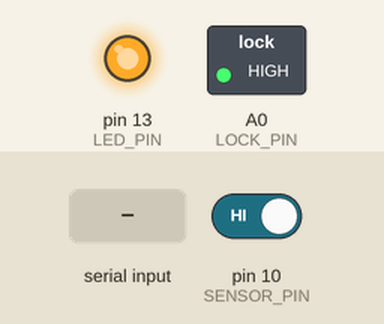
Simulated run of this sketch. Board: Arduino Uno, built with avr-gcc and run on an emulated ATmega328P. On the bench: switched loads named in the sketch (green lamp = pin HIGH), output pins drawn as LEDs (lit = HIGH). The inputs (shaded band) are chosen by the test bench; at power-on: pin 10 (SENSOR_PIN) HIGH. What the sketch prints to the serial monitor is not drawn.

Above: at 1.2 s.
1.3 s: "UNLOCK\n" received over Serial
At 2.4 s:
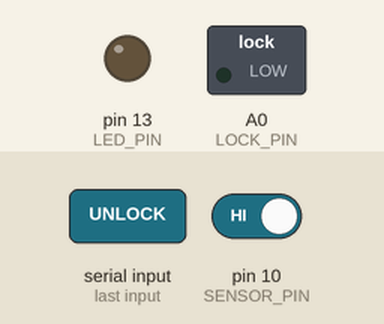
2.8 s: pin 10 (SENSOR_PIN) driven LOW
Timing chart, 0 to 7.8 s (numbered marks = the images above; inputs shaded):
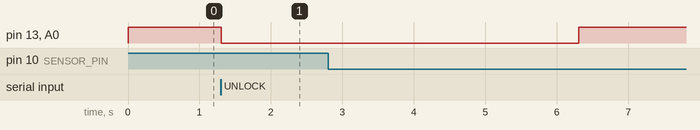

The sketch:

doorlock.ino
```cpp
// (licence header left out)
#define TIMEOUT       (5000)  /* ms */
#define DEBOUNCE_TIME (40)    /* ms */

#define LOCK_PIN    (A0)
#define SENSOR_PIN  (10)
#define LED_PIN     (13)

enum
{
	LED_ON = LOW,
	LED_OFF = HIGH,
};

enum
{
	DOOR_UNLOCKED = LOW,
	DOOR_LOCKED = HIGH,

} lock_state;

enum
{
	DOOR_OPEN = HIGH,
	DOOR_CLOSED = LOW,

};
uint8_t sensor_state;

unsigned long cur, unlock_time, event_time;
uint8_t debounce = 0;

void lock_door(void)
{
	digitalWrite(LED_PIN, LED_OFF);
	digitalWrite(LOCK_PIN, DOOR_LOCKED);
	lock_state = DOOR_LOCKED;
}

void unlock_door(void)
{
	digitalWrite(LED_PIN, LED_ON);
	digitalWrite(LOCK_PIN, DOOR_UNLOCKED);
	lock_state = DOOR_UNLOCKED;
	unlock_time = cur;
}

/*
 * Sensor
 */

void print_sensor_state(void)
{
	if (sensor_state == DOOR_OPEN)
		Serial.println("OPEN");
	else
		Serial.println("CLOSED");
}

void sensor_poll()
{
	uint8_t s = digitalRead(SENSOR_PIN);
	if (s != sensor_state)
	{
		sensor_state = s;
		debounce = !debounce;
		event_time = cur;
	}
	if ( debounce && (cur-event_time) > DEBOUNCE_TIME)
	{
		debounce = 0;
		print_sensor_state();
	}
}

/*
 * Control commands
 */

#define MAX_COMMAND (15)
char command[MAX_COMMAND+1];
int command_len = 0;

void command_poll()
{
	int c;
	while( (c = Serial.read()) != -1 )
	{
		if ( (c == '\r') || (c == '\n') || (c == '\0') )
		{
			command[command_len] = '\0';

			if ( strcmp(command, "LOCK") == 0 )
				lock_door();

			else if ( strcmp(command, "UNLOCK") == 0 )
				unlock_door();

			else if ( strcmp(command, "STATE") == 0 )
				print_sensor_state();

			command_len = 0;
		}
		else if (command_len < MAX_COMMAND)
			command[command_len++] = c;
	}
}

void setup(void)
{
	pinMode(LED_PIN, OUTPUT);
	pinMode(LOCK_PIN, OUTPUT);
	pinMode(SENSOR_PIN, INPUT_PULLUP);
	sensor_state = digitalRead(SENSOR_PIN);
	lock_door();
	Serial.begin(9600);
	Serial.println("RESET");
	print_sensor_state();
	debounce = 0;
}

void loop(void)
{
	for(;;)
	{
		cur = millis();
		command_poll();
		if ( (lock_state == DOOR_UNLOCKED) && ( (cur-unlock_time) > TIMEOUT ) )
			lock_door();

		sensor_poll();
	}
}
```

Measured:
- after the input at 1.3 s, pin 13 (LED_PIN), A0 (LOCK_PIN): HIGH → LOW at once
